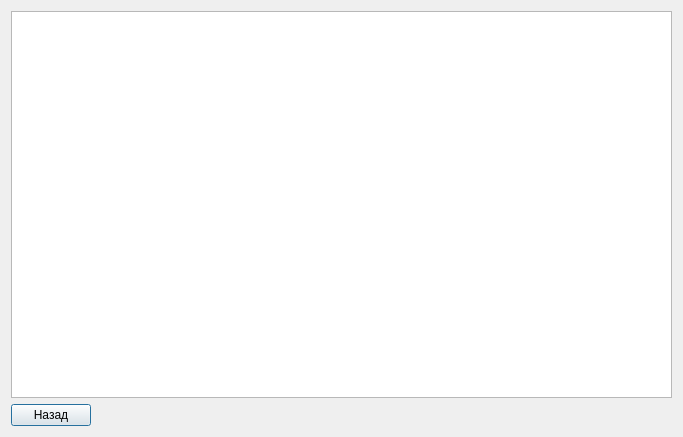
<?xml version="1.0" encoding="UTF-8"?>
<ui version="4.0">
 <class>SolvingDialog</class>
 <widget class="QDialog" name="SolvingDialog">
  <property name="geometry">
   <rect>
    <x>0</x>
    <y>0</y>
    <width>683</width>
    <height>437</height>
   </rect>
  </property>
  <property name="windowTitle">
   <string>Решение</string>
  </property>
  <layout class="QVBoxLayout" name="verticalLayout_2">
   <item>
    <layout class="QVBoxLayout" name="verticalLayout">
     <item>
      <widget class="QTableView" name="task_matrix">
       <attribute name="horizontalHeaderVisible">
        <bool>false</bool>
       </attribute>
       <attribute name="horizontalHeaderHighlightSections">
        <bool>false</bool>
       </attribute>
       <attribute name="verticalHeaderVisible">
        <bool>false</bool>
       </attribute>
       <attribute name="verticalHeaderHighlightSections">
        <bool>false</bool>
       </attribute>
      </widget>
     </item>
     <item>
      <layout class="QHBoxLayout" name="horizontalLayout">
       <item>
        <widget class="QPushButton" name="btn_step_back">
         <property name="text">
          <string>Назад</string>
         </property>
        </widget>
       </item>
       <item>
        <spacer name="horizontalSpacer">
         <property name="orientation">
          <enum>Qt::Orientation::Horizontal</enum>
         </property>
         <property name="sizeHint" stdset="0">
          <size>
           <width>228</width>
           <height>20</height>
          </size>
         </property>
        </spacer>
       </item>
      </layout>
     </item>
    </layout>
   </item>
  </layout>
 </widget>
 <resources/>
 <connections/>
</ui>
